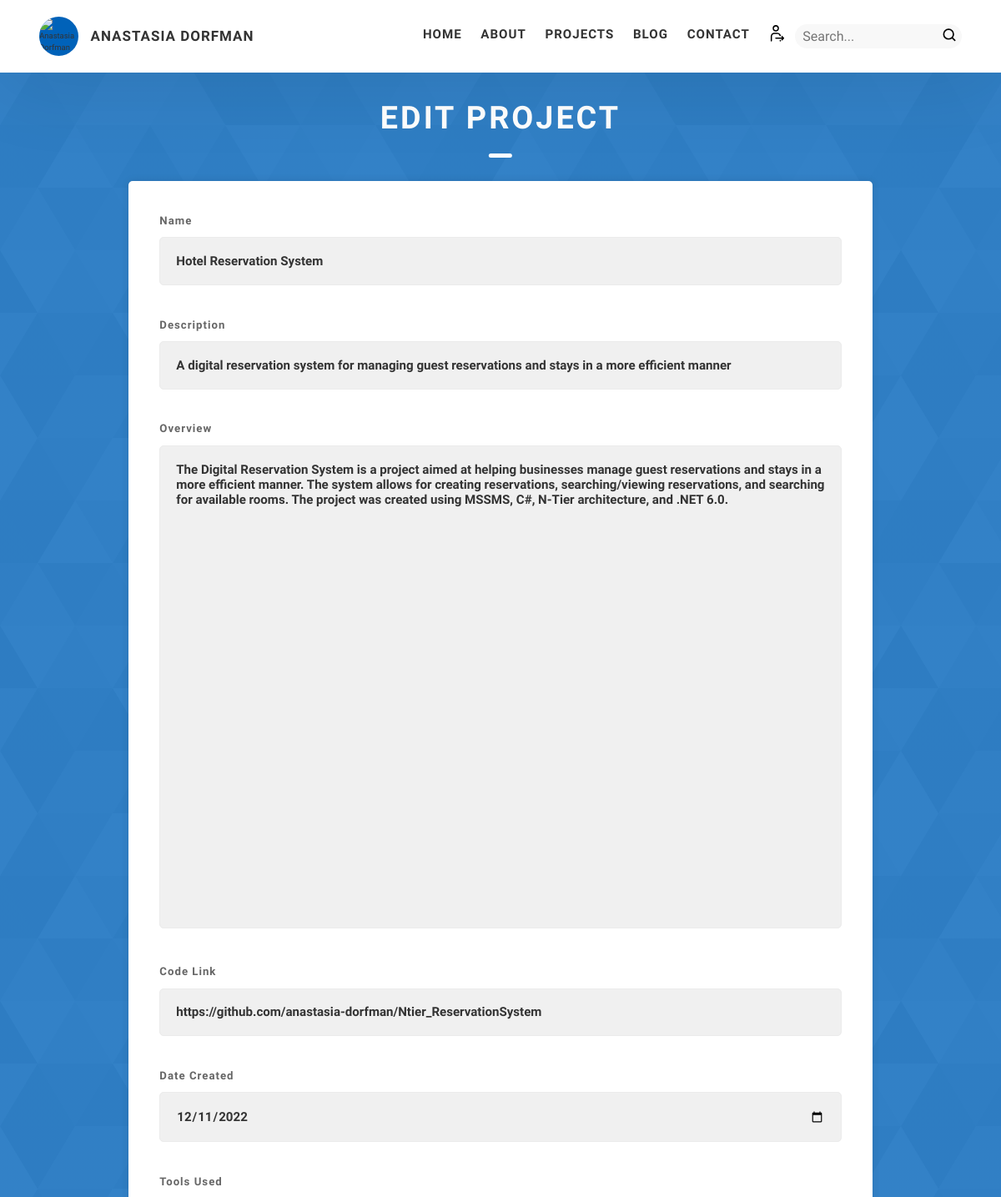
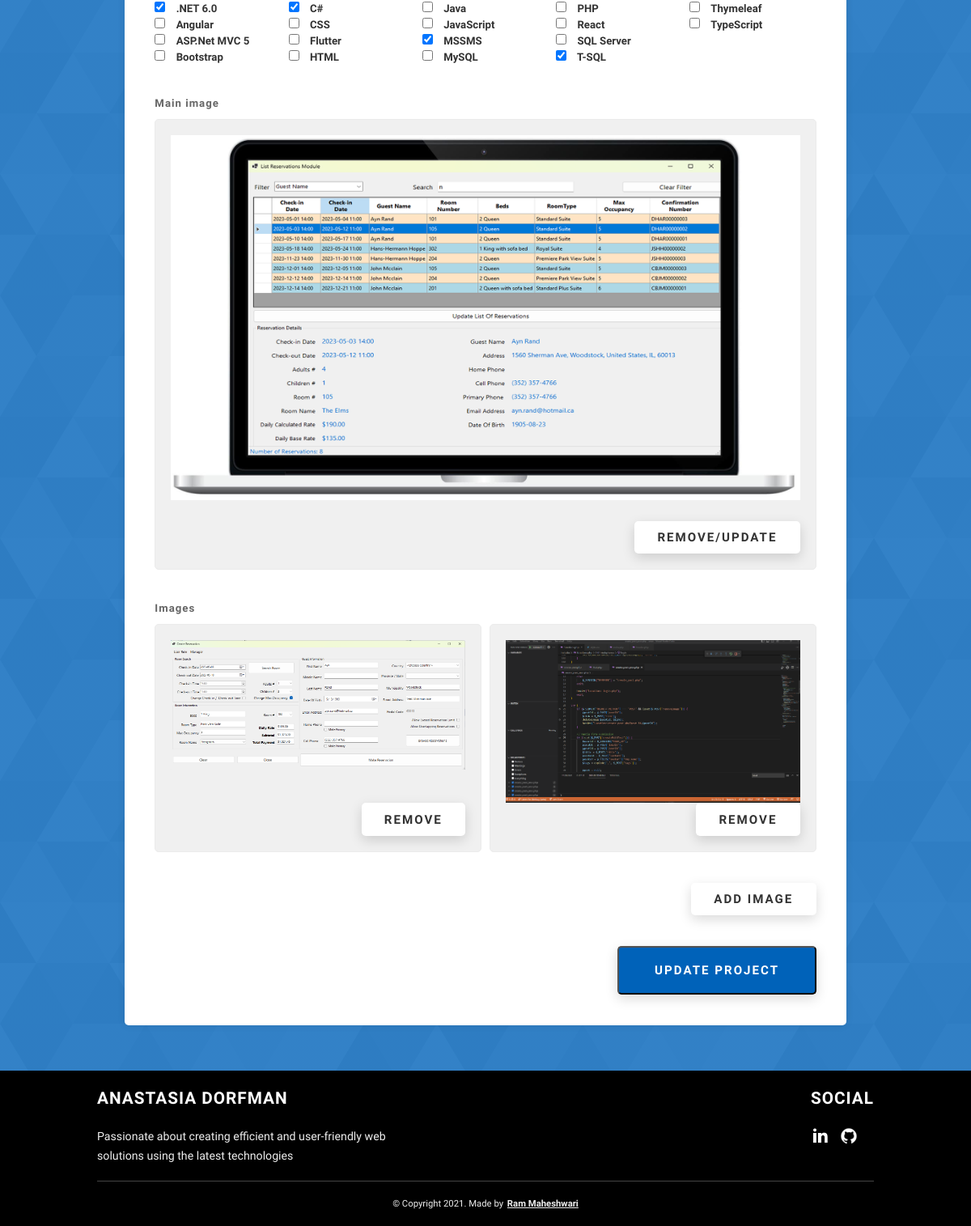
The app's page /create_project.php?project_id=7 (signed in) with its own data (2 pictures, top to bottom).
### tables this page shows
CREATE TABLE `projects` (
  `id` int(11) NOT NULL AUTO_INCREMENT,
  `name` varchar(255) NOT NULL,
  `overview` longtext NOT NULL,
  `created_at` datetime NOT NULL DEFAULT CURRENT_TIMESTAMP,
  `code_link` varchar(255) NOT NULL,
  `description` mediumtext,
  PRIMARY KEY (`id`)
);

CREATE TABLE `images` (
  `image_id` int(11) NOT NULL AUTO_INCREMENT,
  `type` varchar(45) NOT NULL DEFAULT 'image',
  `name` varchar(45) DEFAULT NULL,
  `link` varchar(255) NOT NULL,
  `post_id` int(11) DEFAULT NULL,
  `project_id` int(11) DEFAULT NULL,
  PRIMARY KEY (`image_id`),
  KEY `FK_images_posts_idx` (`post_id`),
  KEY `FK_images_projects_idx` (`project_id`),
  CONSTRAINT `FK_images_posts` FOREIGN KEY (`post_id`) REFERENCES `posts` (`post_id`) ON DELETE NO ACTION ON UPDATE NO ACTION,
  CONSTRAINT `FK_images_projects` FOREIGN KEY (`project_id`) REFERENCES `projects` (`id`) ON DELETE NO ACTION ON UPDATE NO ACTION
);

### www/includes/Project.php (called while the page is built, shortened)
<?php
class Project
{
    private $name;
    private $description;
    private $overview;
    private $dateCreated;
    private $codeLink;
    private $avatar;
    private $tags = [];
    private $images = [];
    public function __construct(
        string $name,
        string $description,
        string $overview,
        $dateCreated,
        string $codeLink,
        string $avatar,
        array $tags = null,
        array $images = null,
        int $projectId = null
    ) {
        $this->name = $name;
        $this->description = $description;
        $this->overview = $overview;
        $this->dateCreated = $dateCreated;
        $this->codeLink = $codeLink;
        $this->avatar = $avatar;
        $this->tags = $tags;
        $this->images = $images;
    }
    public function getName(): string
    {
        return $this->name;
    }
    public function getDescription(): string
    {
        return $this->description;
    }
    public function getOverview(): string
    {
        return $this->overview;
    }
    public function getDateCreated()
    {
        return $this->dateCreated;
    }
    public function getCodeLink(): string
    {
        return $this->codeLink;
    }
    public function getAvatar(): string
    {
        return $this->avatar;
    }
    public function getTags(): array
    {
        return $this->tags;
    }
    public function getImages(): array
    {
        return $this->images;
    }
    public static function getProjectById(int $projectId)
    {
        try {
            $tags = self::getTagsByProjectId($projectId);
            $avatar = self::getAvatarByProjectId($projectId);
            $images = self::getImagesByProjectId($projectId);
            $con = $GLOBALS['con'];
            $sql = "SELECT name, description, overview, code_link, created_at FROM projects WHERE id = ?";
            $stmt = $con->prepare($sql);
            $stmt->bind_param('i', $projectId);
            $stmt->execute();
            $result = $stmt->get_result();
            if ($result->num_rows > 0) {
                $row = $result->fetch_assoc();
                return new Project(
                    $row['name'],
                    $row['description'],
                    $row['overview'],
                    $row['created_at'],
                    $row['code_link'],
                    $avatar,
                    $tags,
                    $images,
                    $projectId
                );
            } else {
                return null;
            }
        } catch (Exception $ex) {
            setFeedbackAndRedirect($ex->getMessage(), "error");
        }
    }
    public static function getAvatarByProjectId($projectId)
    {
        try {
            $avatar = '';
            $con = $GLOBALS['con'];
            $sql = "SELECT link FROM images WHERE project_id = $projectId AND type = 'avatar'";
            $result = $con->query($sql);
            $numRows = $result->num_rows;
            if ($numRows === 1) {
                $row = $result->fetch_assoc();
                $avatar = $row['link'];
            }
            return $avatar;
        } catch (Exception $ex) {
            setFeedbackAndRedirect($ex->getMessage(), "error");
        }
    }
    public static function getAllTools($type = null)
    {
        try {
            $whereClause = $type == '' ? '' : "WHERE type = '$type' ";
            $con = $GLOBALS['con'];
            $sql = "SELECT * FROM skills $whereClause";
            $result = $con->query($sql);
            $tools = [];
            while ($row = $result->fetch_assoc())
                array_push($tools, $row['name']);
            return $tools;
        } catch (Exception $ex) {
            setFeedbackAndRedirect($ex->getMessage(), "error", "search.php");
        }
    }
    private static function getTagsByProjectId($projectId): array
    {
        try {
            $con = $GLOBALS['con'];
            $sql = "SELECT skill_name FROM project_skills WHERE project_id = $projectId";
            $result = $con->query($sql);
            $tags = [];
            while ($row = $result->fetch_assoc()) {
                array_push($tags, $row['skill_name']);
            }
            return $tags;
        } catch (Exception $ex) {
            setFeedbackAndRedirect($ex->getMessage(), "error");
        }
    }
    private static function getImagesByProjectId($projectId): array
    {
        try {
            $con = $GLOBALS['con'];
            $sql = "SELECT link FROM images WHERE project_id = $projectId AND type = 'image'";
            $result = $con->query($sql);
            $images = [];
            while ($row = $result->fetch_assoc()) {
                array_push($images, $row['link']);
            }
            return $images;
        } catch (Exception $ex) {
            setFeedbackAndRedirect($ex->getMessage(), "error");
        }
    }
}

### www/create_project.php (the view, shortened to what this page needs)
<?php
include_once "includes/Project.php";
$projectId = -1;
if (isset($_GET['project_id']) && !empty($_GET['project_id']))
    $projectId = $_GET['project_id'];
$tools = Project::getAllTools();
$currentTime = new DateTime();
$currentTime->setTimestamp(time());
$currentTime = $currentTime->format('Y-m-d');
$name = '';
$description = '';
$overview = '';
$codeLink = '';
$dateCreated = $currentTime;
$tags = [];
$avatar = '';
$editing = false;
$imagesCount = 0;
if ($projectId != -1) {
    $project = Project::getProjectById($projectId);
    if ($project) {
        $name = $project->getName();
        $description = $project->getDescription();
        $overview = $project->getOverview();
        $codeLink = $project->getCodeLink();
        $dateCreated = new DateTime($project->getDateCreated());
        $dateCreated = $dateCreated->format('Y-m-d');;
        $tags = $project->getTags();
        $avatar = $project->getAvatar();
        $images = $project->getImages();
        $imagesCount = $images == null ? 0 : count($images);
        $editing = true;
    } else {
        setFeedbackAndRedirect("Invalid project ID", "error", "index#projects.php");
    }
}
?>
<!DOCTYPE html>
<html lang="en">
<head>
    <link rel="stylesheet" href="includes/css/style.css">
</head>
<body>
    <?php include "includes/header.php"; ?>
    <div id="contact" class="contact sec-pad dynamicBg">
        <div class="main-container">
            <h2>
                <span class="heading-sec__main heading-sec__main--lt mt-4"><?php echo $editing ? 'Edit Project' : 'Create Project'; ?></span>
            </h2>
            <div class="post__form-container">
                <form action="create_project_proc.php" method="POST" class="contact__form" enctype="multipart/form-data">
                    <div class="contact__form-field">
                        <label class="contact__form-label" for="name">Name</label>
                        <input required type="text" class="contact__form-input" name="name" id="name" placeholder="Name" value="<?php echo $name ?>" />
                    </div>
                    <div class="contact__form-field">
                        <label class="contact__form-label" for="description">Description</label>
                        <input required type="text" class="contact__form-input" name="description" id="description" placeholder="Description" value="<?php echo $description ?>" />
                    </div>
                    <div class="contact__form-field">
                        <label class="contact__form-label" for="overview">Overview</label>
                        <textarea required cols="40" rows="30" class="contact__form-input tiny-mce" name="overview" id="overview" placeholder="Overview"><?php echo $overview ?></textarea>
                    </div>
                    <div class="contact__form-field">
                        <label class="contact__form-label" for="code_link">Code Link</label>
                        <input required type="text" class="contact__form-input" name="code_link" id="code_link" placeholder="Code Link" value="<?php echo $codeLink ?>" />
                    </div>
                    <div class="contact__form-field">
                        <label class="contact__form-label" for="created_at">Date Created</label>
                        <input required type="date" class="contact__form-input" name="created_at" id="created_at" max="<?php echo $currentTime ?>" value="<?php echo $dateCreated ?>" />
                    </div>
                    <div class="contact__form-field">
                        <label class="contact__form-label">Tools Used</label>
                        <div class="tools-container">
                            <?php foreach ($tools as $t) { ?>
                                <div class="tools-checkbox">
                                    <input type="checkbox" name="tags[]" value="<?php echo $t ?>" <?php if (in_array($t, $tags)) {
                                                                                                        echo 'checked="checked"';
                                                                                                    } ?>>
                                    <?php echo $t ?>
                                </div>
                            <?php } ?>
                        </div>
                    </div>
                    <div class="contact__form-field">
                        <label class="contact__form-label" for="avatar">Main image</label>
                        <?php if ($projectId != -1 && $project != null && $avatar != null) { ?>
                            <div class="contact__form-input">
                                <img src="<?php echo $avatar ?>" alt="Avatar" class="post__avatar" />
                                <button type="submit" class="btn btn--med" class="header__link" name="removeImage" form="remove_avatar">Remove/Update</button>
                            </div>
                        <?php } else { ?>
                            <input required type="file" class="contact__form-input" name="avatar" id="avatar" />
                        <?php } ?>
                    </div>
                    <div class="contact__form-field">
                        <?php if ($projectId != -1 && $images != null) { ?>
                            <label class="contact__form-label" for="image">Images</label>
                            <div class="image-grid">
                                <?php for ($i = 1; $i <= $imagesCount; $i++) { ?>
                                    <div class="contact__form-input fixed-height">
                                        <img src="<?php echo $images[$i - 1] ?>" alt="Image <?php echo $i ?>" />
                                        <div class="mt-auto">
                                            <button type="submit" class="btn btn--med" name="removeImage" form="remove_image">Remove</button>
                                        </div>
                                    </div>
                                <?php } ?>
                            </div>
                        <?php } ?>
                    </div>
                    <div class="contact__form-field">
                        <div class="btn-margin">
                            <button type="button" class="btn btn--med" id="addImage">Add Image</button>
                        </div>
                    </div>
                    <input type="submit" class="btn btn--theme contact__btn" name="createEditProject" value="<?php echo $editing ? 'Update Project' : 'Create Project'; ?>">
                </form>
            </div>
        </div>
    </div>
    <?php include "includes/footer.php"; ?>
</body>
</html>
<?php include 'includes/scripts.php'; ?>

### www/includes/css/style.css (style rules this page uses)
*, *::after, *::before { margin: 0; padding: 0; box-sizing: inherit; font-family: inherit; }
html { font-size: 62.5%; scroll-behavior: smooth; }
@media only screen and (max-width: 75em) { html { font-size: 59%; } }
body { box-sizing: border-box; position: relative; line-height: 1.5; font-family: sans-serif; overflow-x: hidden; overflow-y: scroll; font-family: 'Source Sans Pro', sans-serif; }
button { border: none; cursor: pointer; }
textarea { resize: none; }
.heading-sec__main { display: block; font-size: 4rem; text-transform: uppercase; letter-spacing: 1px; letter-spacing: 3px; text-align: center; margin-bottom: 3.5rem; position: relative; }
.heading-sec__main--lt { color: #fff; }
.heading-sec__main--lt::after { content: ''; background: #fff !important; }
.heading-sec__main::after { content: ''; position: absolute; top: calc(100% + 1.5rem); height: 5px; width: 3rem; background: #0062b9; left: 50%; transform: translateX(-50%); border-radius: 5px; }
.main-container { max-width: 80%; margin: auto; width: 92%; }
.btn { background: #fff; color: #333; text-transform: uppercase; letter-spacing: 2px; display: inline-block; font-weight: 700; border-radius: 5px; box-shadow: 0 5px 15px 0 rgba(0, 0, 0, 0.15); transition: transform .3s; }
.btn--med { padding: 1.2rem 3rem; font-size: 1.6rem; }
.btn--theme { background: #0062b9; color: #fff; }
.sec-pad { padding: 8rem 0 6rem 0; }
.contact { background: linear-gradient(to right, rgba(0, 98, 185, 0.8), rgba(0, 98, 185, 0.8)), url(../../assets/svg/common-bg.svg); background-size: cover; background-position: center; }
.contact__form-field { margin-bottom: 4rem; }
.contact__form-label { color: #666; font-size: 1.4rem; letter-spacing: 1px; font-weight: 700; margin-bottom: 1rem; display: block; text-align: left; }
.contact__form-input { color: #333; padding: 2rem; width: 100%; border: 1px solid #ebebeb; font-size: 1.6rem; letter-spacing: 0px; background: #f0f0f0; border-radius: 5px; font-weight: 600; }
.contact__form-input::placeholder { color: #999; font-weight: 600; font-size: 1.6rem; }
.contact__btn { width: 30%; padding: 2rem 4rem; font-size: 1.6rem; }
.post__avatar { width: 100%; margin-bottom: 2rem; max-width: 700px; }
.post__form-container { box-shadow: 0 0 10px rgba(0, 0, 0, 0.1); background: white; padding: 4rem; margin-top: 6rem; max-width: 93%; text-align: right; width: 95%; border-radius: 5px; margin: 5rem auto 0 auto; }
.btn-margin { margin-top: 1rem; margin-bottom: 2rem; }
.image-grid { display: grid; grid-template-columns: repeat(auto-fit, minmax(5rem, 1fr)); grid-gap: 10px; align-items: start; }
.contact__form-field img { max-width: 100%; height: auto; max-height: 91%; }
.fixed-height { height: 100%; display: flex; flex-direction: column; }
.mt-auto { margin-top: auto; }
.tools-container { columns: 5; }
.tools-checkbox { color: #333; font-size: 1.4rem; font-weight: 600; text-align: left; }
.tools-checkbox input[type="checkbox"] { display: inline-block; margin-right: 10px; }
.mt-4 { margin-top: 4rem; }

### records on screen
projects: name "Hotel Reservation System", description "A digital reservation system for managing guest reservations and stays in a more efficient manner", overview "The Digital Reservation System is a project aimed at helping businesses manage guest reservations and stays in a more efficient manner. The system allows for creating reservations, searching/viewing reservations, and searching for available rooms. The project was created using MSSMS, C#, N-Tier architecture, and .NET 6.0.", code_link "https://github.com/anastasia-dorfman/Ntier_ReservationSystem", created_at "12/11/2022"
images: link (picture)

### other values on screen
$t ".NET 6.0"
$t "Angular"
$t "ASP.Net MVC 5"
$t "Bootstrap"
$t "C#"
$t "CSS"
$t "Flutter"
$t "HTML"
$t "Java"
$t "JavaScript"
$t "MSSMS"
$t "MySQL"
$t "PHP"
$t "React"
$t "SQL Server"
